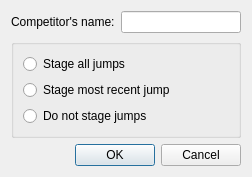
<?xml version="1.0" encoding="UTF-8"?>
<ui version="4.0">
 <class>ConfigDialog</class>
 <widget class="QDialog" name="ConfigDialog">
  <property name="geometry">
   <rect>
    <x>0</x>
    <y>0</y>
    <width>252</width>
    <height>158</height>
   </rect>
  </property>
  <property name="windowTitle">
   <string>Configuration</string>
  </property>
  <layout class="QVBoxLayout" name="verticalLayout">
   <item>
    <layout class="QHBoxLayout" name="horizontalLayout">
     <item>
      <widget class="QLabel" name="label">
       <property name="text">
        <string>Competitor's name:</string>
       </property>
       <property name="buddy">
        <cstring>name</cstring>
       </property>
      </widget>
     </item>
     <item>
      <widget class="QLineEdit" name="name">
       <property name="sizePolicy">
        <sizepolicy hsizetype="Expanding" vsizetype="Fixed">
         <horstretch>0</horstretch>
         <verstretch>0</verstretch>
        </sizepolicy>
       </property>
      </widget>
     </item>
    </layout>
   </item>
   <item>
    <widget class="QGroupBox" name="groupBox">
     <property name="title">
      <string/>
     </property>
     <layout class="QVBoxLayout" name="verticalLayout_2">
      <item>
       <widget class="QRadioButton" name="stageAll">
        <property name="text">
         <string>Stage all jumps</string>
        </property>
       </widget>
      </item>
      <item>
       <widget class="QRadioButton" name="stageLast">
        <property name="text">
         <string>Stage most recent jump</string>
        </property>
       </widget>
      </item>
      <item>
       <widget class="QRadioButton" name="stageNone">
        <property name="text">
         <string>Do not stage jumps</string>
        </property>
       </widget>
      </item>
     </layout>
    </widget>
   </item>
   <item>
    <widget class="QDialogButtonBox" name="buttonBox">
     <property name="orientation">
      <enum>Qt::Horizontal</enum>
     </property>
     <property name="standardButtons">
      <set>QDialogButtonBox::Cancel|QDialogButtonBox::Ok</set>
     </property>
    </widget>
   </item>
  </layout>
 </widget>
 <tabstops>
  <tabstop>name</tabstop>
  <tabstop>stageLast</tabstop>
  <tabstop>stageNone</tabstop>
  <tabstop>buttonBox</tabstop>
 </tabstops>
 <resources/>
 <connections>
  <connection>
   <sender>buttonBox</sender>
   <signal>accepted()</signal>
   <receiver>ConfigDialog</receiver>
   <slot>accept()</slot>
   <hints>
    <hint type="sourcelabel">
     <x>248</x>
     <y>254</y>
    </hint>
    <hint type="destinationlabel">
     <x>157</x>
     <y>274</y>
    </hint>
   </hints>
  </connection>
  <connection>
   <sender>buttonBox</sender>
   <signal>rejected()</signal>
   <receiver>ConfigDialog</receiver>
   <slot>reject()</slot>
   <hints>
    <hint type="sourcelabel">
     <x>316</x>
     <y>260</y>
    </hint>
    <hint type="destinationlabel">
     <x>286</x>
     <y>274</y>
    </hint>
   </hints>
  </connection>
 </connections>
</ui>
